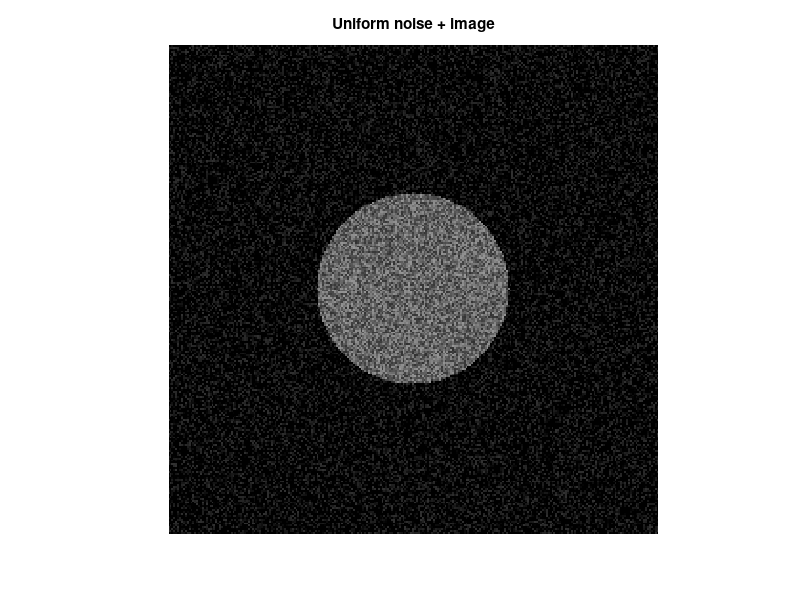

Source code (MATLAB): (Note: this script raises an error after producing the figure.)
image = zeros(256, 256);
[X,Y] = size(image); 
for i =1: X
for j =1 : Y
A = sqrt((i-(X/2))^2 + (j-(Y/2))^2);
if A <= 50
image(i,j)=100;
end        
end
end    
    

%Uniform noise model
a = -50;
b = 50;
uni = a + ((b - a))*rand(size(image));
image1 = image + uni;
figure(1)
imshow(uint8(image1));
title('Uniform noise + image');
figure(2)
histogram(uint8(image1));
title('Uniform noise');

%Salt and Pepper noise model
[D, E] = size(image);
a = -20;
b = 50;
A = .2;
B = .2;
X = rand(D);
n = zeros(D,E);
    
for i = 1: D
for j = 1: E 
if  X(i,j) < A
n(i,j) = a;
elseif X(i,j) <A+B
n(i,j) = b;
else
n(i,j) = 0;
end 
end
end
img2 = image + n;
figure(3)
imshow(uint8(img2));
title('Salt and Pepper noise + image');
figure(4)
histogram(uint8(img2));
title('Salt and Pepper');